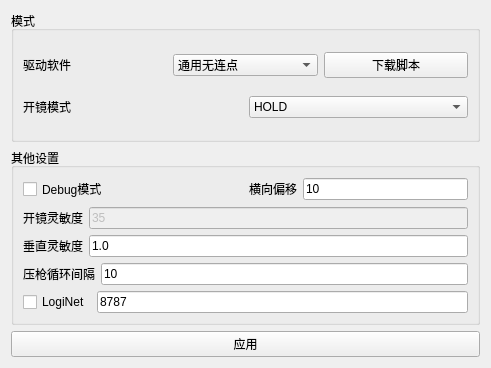
<?xml version="1.0" encoding="UTF-8"?>
<ui version="4.0">
 <class>MacroConfigView</class>
 <widget class="QWidget" name="MacroConfigView">
  <property name="geometry">
   <rect>
    <x>0</x>
    <y>0</y>
    <width>491</width>
    <height>368</height>
   </rect>
  </property>
  <property name="sizePolicy">
   <sizepolicy hsizetype="Minimum" vsizetype="Minimum">
    <horstretch>0</horstretch>
    <verstretch>0</verstretch>
   </sizepolicy>
  </property>
  <property name="windowTitle">
   <string>Form</string>
  </property>
  <layout class="QVBoxLayout" name="verticalLayout">
   <item>
    <widget class="QGroupBox" name="groupBox">
     <property name="title">
      <string>模式</string>
     </property>
     <layout class="QVBoxLayout" name="verticalLayout_2">
      <item>
       <layout class="QHBoxLayout" name="horizontalLayout">
        <item>
         <widget class="QLabel" name="label">
          <property name="text">
           <string>驱动软件</string>
          </property>
         </widget>
        </item>
        <item>
         <widget class="QComboBox" name="comboBox_driver">
          <item>
           <property name="text">
            <string>通用无连点</string>
           </property>
          </item>
         </widget>
        </item>
        <item>
         <widget class="QPushButton" name="pushButton_downloadmacro">
          <property name="text">
           <string>下载脚本</string>
          </property>
         </widget>
        </item>
       </layout>
      </item>
      <item>
       <layout class="QHBoxLayout" name="horizontalLayout_2">
        <item>
         <widget class="QLabel" name="label_2">
          <property name="text">
           <string>开镜模式</string>
          </property>
         </widget>
        </item>
        <item>
         <widget class="QComboBox" name="comboBox_adsmode">
          <item>
           <property name="text">
            <string>HOLD</string>
           </property>
          </item>
          <item>
           <property name="text">
            <string>CLICK</string>
           </property>
          </item>
         </widget>
        </item>
       </layout>
      </item>
     </layout>
    </widget>
   </item>
   <item>
    <widget class="QGroupBox" name="groupBox_2">
     <property name="title">
      <string>其他设置</string>
     </property>
     <layout class="QVBoxLayout" name="verticalLayout_3">
      <item>
       <layout class="QHBoxLayout" name="horizontalLayout_5">
        <item>
         <widget class="QCheckBox" name="checkBox_debug">
          <property name="text">
           <string>Debug模式</string>
          </property>
         </widget>
        </item>
        <item>
         <layout class="QHBoxLayout" name="horizontalLayout_4">
          <item>
           <widget class="QLabel" name="label_4">
            <property name="sizePolicy">
             <sizepolicy hsizetype="Fixed" vsizetype="Preferred">
              <horstretch>0</horstretch>
              <verstretch>0</verstretch>
             </sizepolicy>
            </property>
            <property name="text">
             <string>横向偏移</string>
            </property>
           </widget>
          </item>
          <item>
           <widget class="QLineEdit" name="lineEdit_offset">
            <property name="sizePolicy">
             <sizepolicy hsizetype="Preferred" vsizetype="Fixed">
              <horstretch>0</horstretch>
              <verstretch>0</verstretch>
             </sizepolicy>
            </property>
            <property name="text">
             <string>10</string>
            </property>
           </widget>
          </item>
         </layout>
        </item>
       </layout>
      </item>
      <item>
       <layout class="QHBoxLayout" name="horizontalLayout_7">
        <item>
         <widget class="QLabel" name="label_6">
          <property name="text">
           <string>开镜灵敏度</string>
          </property>
         </widget>
        </item>
        <item>
         <widget class="QLineEdit" name="lineEdit_scopesensitive">
          <property name="enabled">
           <bool>false</bool>
          </property>
          <property name="text">
           <string>35</string>
          </property>
         </widget>
        </item>
       </layout>
      </item>
      <item>
       <layout class="QHBoxLayout" name="horizontalLayout_6">
        <item>
         <widget class="QLabel" name="label_5">
          <property name="text">
           <string>垂直灵敏度</string>
          </property>
         </widget>
        </item>
        <item>
         <widget class="QLineEdit" name="lineEdit_ysensitive">
          <property name="text">
           <string>1.0</string>
          </property>
         </widget>
        </item>
       </layout>
      </item>
      <item>
       <layout class="QHBoxLayout" name="horizontalLayout_3">
        <item>
         <widget class="QLabel" name="label_3">
          <property name="sizePolicy">
           <sizepolicy hsizetype="Fixed" vsizetype="Preferred">
            <horstretch>0</horstretch>
            <verstretch>0</verstretch>
           </sizepolicy>
          </property>
          <property name="text">
           <string>压枪循环间隔</string>
          </property>
         </widget>
        </item>
        <item>
         <widget class="QLineEdit" name="lineEdit_sleeptime">
          <property name="sizePolicy">
           <sizepolicy hsizetype="Preferred" vsizetype="Fixed">
            <horstretch>0</horstretch>
            <verstretch>0</verstretch>
           </sizepolicy>
          </property>
          <property name="text">
           <string>10</string>
          </property>
         </widget>
        </item>
       </layout>
      </item>
      <item>
       <layout class="QHBoxLayout" name="horizontalLayout_8">
        <item>
         <widget class="QCheckBox" name="checkBox_loginet">
          <property name="text">
           <string>LogiNet</string>
          </property>
         </widget>
        </item>
        <item>
         <widget class="QLineEdit" name="lineEdit_loginet">
          <property name="text">
           <string>8787</string>
          </property>
         </widget>
        </item>
       </layout>
      </item>
     </layout>
    </widget>
   </item>
   <item>
    <widget class="QPushButton" name="pushButton_apply">
     <property name="text">
      <string>应用</string>
     </property>
    </widget>
   </item>
  </layout>
 </widget>
 <resources/>
 <connections/>
</ui>
